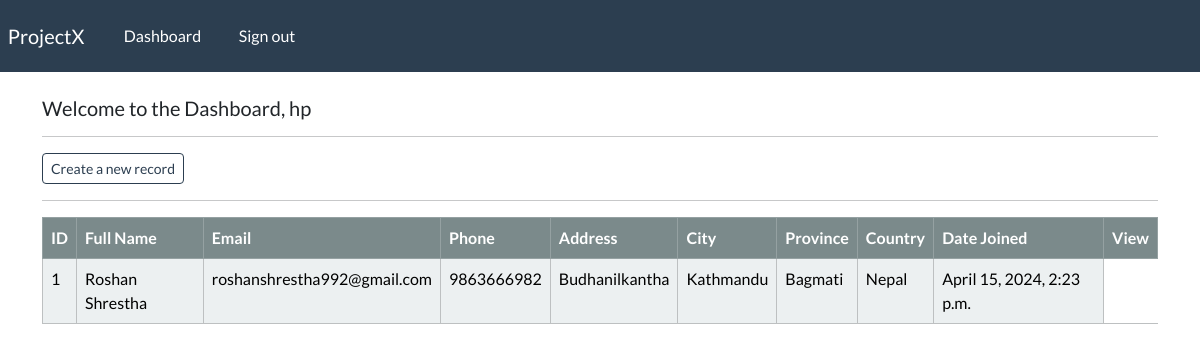
The page /dashboard (signed in) on the database its author committed.
### webapp/models.py (models this page shows, shortened)
class Record(models.Model):
    creation_date = models.DateTimeField(auto_now_add= True)
    first_name = models.CharField(max_length=100)
    last_name = models.CharField(max_length=100)
    email = models.CharField(max_length=255)
    phone = models.CharField(max_length=20)
    address = models.CharField(max_length=50)
    city = models.CharField(max_length=200)
    province = models.CharField(max_length=200)
    country = models.CharField(max_length=125)

### webapp/views.py (the view)
@login_required(login_url="my-login")
def dashboard(request):
   my_records = Record.objects.all()
   context = {'records': my_records}
   return render(request,'webapp/dashboard.html', context=context)

### webapp/templates/webapp/dashboard.html (shortened to what this page needs)
{% extends 'webapp/base.html' %}
{% block content %}
    <h5> Welcome to the Dashboard, {{user}}</h5>
    <hr>
    <a class = "btn btn-outline-primary btn-sm" href="{% url 'dashboard %'}"> Create a new record</a>
    <hr>
<table class="table table-light table-hover table-bordered">
  <thead class="table-dark">
    <tr>
      <th scope="col"> ID </th>
      <th scope="col">Full Name</th>
      <th scope="col">Email</th>
      <th scope="col">Phone</th>
      <th scope="col">Address</th>
      <th scope="col">City</th>
      <th scope="col">Province</th>
      <th scope="col">Country</th>
      <th scope="col">Date Joined</th>
      <th scope="col">View</th>
    </tr>
    </thead>
    <tbody>
        {% if records %}
            {% for record in records %}
            <tr>
                <td>{{record.id}}</td>
                <td>{{record.first_name}} {{record.last_name}}</td>
                <td>{{record.email}} </td>
                <td>{{record.phone}} </td>
                <td>{{record.address}} </td>
                <td>{{record.city}} </td>
                <td>{{record.province}} </td>
                <td>{{record.country}} </td>
                <td>{{record.creation_date}}</td>
            </tr>
            {% endfor %}
    </tbody>
</table>
{% endblock %}

### webapp/templates/webapp/base.html (shortened to what this page needs)
{% load static %}
<!DOCTYPE html>
<html>
    <head>
        <link rel="stylesheet" type="text/css" href="https://bootswatch.com/5/flatly/bootstrap.min.css">
        <link rel="stylesheet" type="text/css" href="{% static '/css/styles.css' %}">
    </head>
    <body>
        {% include 'webapp/navbar.html' %}
        <div class="container">
            <br>
            {% block content %}
            {% endblock %}
        </div>
    </body>
</html>

### webapp/templates/webapp/navbar.html (shortened to what this page needs)
<nav class="navbar navbar-expand-lg navbar-dark bg-primary justify-content-center">
    <a class="navbar-brand main-heading" href="{% url '' %}">
      &nbsp; ProjectX
    </a>
      <div class="collapse navbar-collapse text-center" id="navbarNavDropdown">
        <ul class="navbar-nav mr-auto">
          {% if user.is_authenticated %}
            <li class="nav-item">
              <a class="nav-link" href="{% url 'dashboard' %}">Dashboard &nbsp;  </a>
            </li>
            <li class="nav-item">
              <a class="nav-link" href="{% url 'user-logout' %}">Sign out &nbsp;  </a>
            </li>
        </ul>
        {% endif %}
      </div>
  </nav>

### rows shown on the page
Record: id "1", first_name "Roshan", last_name "Shrestha", email "roshanshrestha992@gmail.com", phone "9863666982", address "Budhanilkantha", city "Kathmandu", province "Bagmati", country "Nepal", creation_date "April 15, 2024, 2:23 p.m."

### other values the page prints
{{ user }} "hp"
